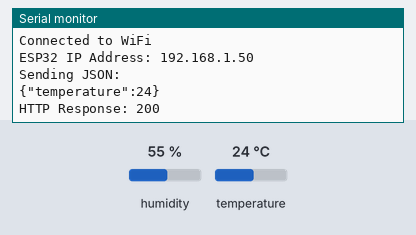
The sketch below on a simulated ESP32. Parts: the last lines printed to the serial monitor. The inputs (shaded band) are chosen by the test bench; at power-on: temperature 24 °C, humidity 55 %. WiFi joins after 1.5 s; servers stay silent unless stated; uploads are accepted with an empty reply.

Above: at 2.7 s.
2.8 s: temperature set to 12 °C
At 6.87 s:
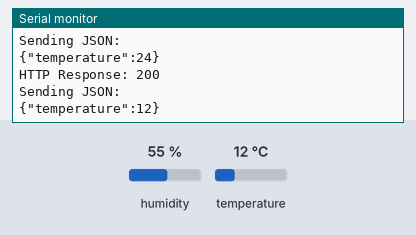
8.6 s: temperature set to 19 °C
At 13.6 s:
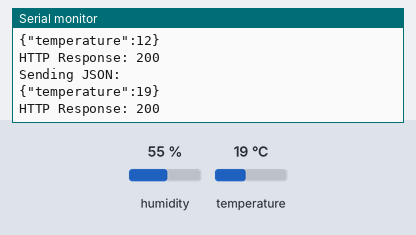
Timing chart, 0 to 15.1 s (numbered marks = the images above; inputs shaded):
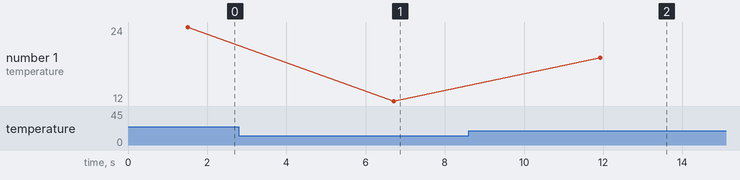

Measured:
- after the input at 2.8 s, the serial monitor: prints a new line after 3.9 s (image 1)
- after the input at 8.6 s, the serial monitor: prints a new line after 3.3 s (image 2)
- plotted number 1: 24 → 12 after the input at 2.8 s, 12 → 19 after the input at 8.6 s

The sketch:

dht_lidar_esp32.ino
```cpp
#include <WiFi.h>
#include <HTTPClient.h>
#include <DHT.h>
#include <ArduinoJson.h>

const char* ssid = "YOUR_WIFI_NAME";
const char* password = "YOUR_WIFI_PASSWORD";
//flask server endpoint, just enter your laptop IP. neechy wali placeholder hai dafa maaro
const char* serverURL = "http://192.168.1.10:1767/data";

#define DHTPIN 4   //dht sensor pin to be mounted on esp32
#define DHTTYPE DHT22 //dht ki type dekhni hogi, mostly its 22, otherwise 11.

DHT dht(DHTPIN, DHTTYPE);

//Lidar sensor abhi hai nahi toh commented
// int lidarPin = 34;
// float lidarLightValue = 0;

void setup() {

  Serial.begin(115200);

  dht.begin();

  // pinMode(lidarPin, INPUT);

  WiFi.begin(ssid, password);

  Serial.print("Connecting to WiFi");

  while (WiFi.status() != WL_CONNECTED) {
    delay(500);
    Serial.print(".");
  }

  Serial.println();
  Serial.println("Connected to WiFi");
  Serial.print("ESP32 IP Address: ");
  Serial.println(WiFi.localIP());
}

void loop() {

  if (WiFi.status() == WL_CONNECTED) {

    float temperature = dht.readTemperature();

    if (isnan(temperature)) {
      Serial.println("Failed to read DHT22");
      return;
    }

    // lidarLightValue = analogRead(lidarPin);

    // -------- CREATE JSON --------
    StaticJsonDocument<200> doc;

    doc["temperature"] = temperature;

    // doc["lidar_light"] = lidarLightValue;

    String jsonString;
    serializeJson(doc, jsonString);

    Serial.println("Sending JSON:");
    Serial.println(jsonString);

    HTTPClient http;
    http.begin(serverURL);
    http.addHeader("Content-Type", "application/json");

    int httpResponseCode = http.POST(jsonString);

    Serial.print("HTTP Response: ");
    Serial.println(httpResponseCode);

    http.end();
  }

  delay(5000);  // send every 5 seconds
}
```
